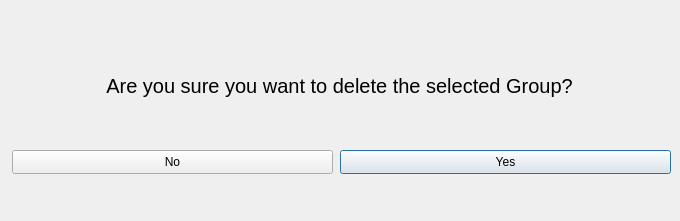
<?xml version="1.0" encoding="UTF-8"?>
<ui version="4.0">
 <class>DelSelectedGroupp</class>
 <widget class="QDialog" name="DelSelectedGroupp">
  <property name="geometry">
   <rect>
    <x>0</x>
    <y>0</y>
    <width>680</width>
    <height>221</height>
   </rect>
  </property>
  <property name="windowTitle">
   <string>Dialog</string>
  </property>
  <widget class="QPushButton" name="DSGYespushButton">
   <property name="geometry">
    <rect>
     <x>340</x>
     <y>150</y>
     <width>331</width>
     <height>24</height>
    </rect>
   </property>
   <property name="text">
    <string>Yes</string>
   </property>
  </widget>
  <widget class="QPushButton" name="DSGNopushButton">
   <property name="geometry">
    <rect>
     <x>12</x>
     <y>150</y>
     <width>321</width>
     <height>24</height>
    </rect>
   </property>
   <property name="text">
    <string>No</string>
   </property>
  </widget>
  <widget class="QLabel" name="DSGAsklabel">
   <property name="geometry">
    <rect>
     <x>10</x>
     <y>50</y>
     <width>659</width>
     <height>71</height>
    </rect>
   </property>
   <property name="font">
    <font>
     <pointsize>15</pointsize>
    </font>
   </property>
   <property name="text">
    <string>Are you sure you want to delete the selected Group?</string>
   </property>
   <property name="alignment">
    <set>Qt::AlignCenter</set>
   </property>
  </widget>
 </widget>
 <resources/>
 <connections/>
</ui>
